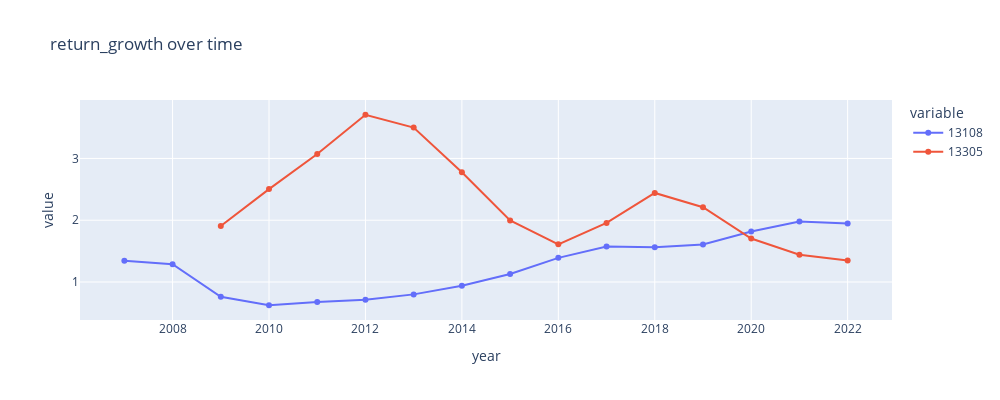
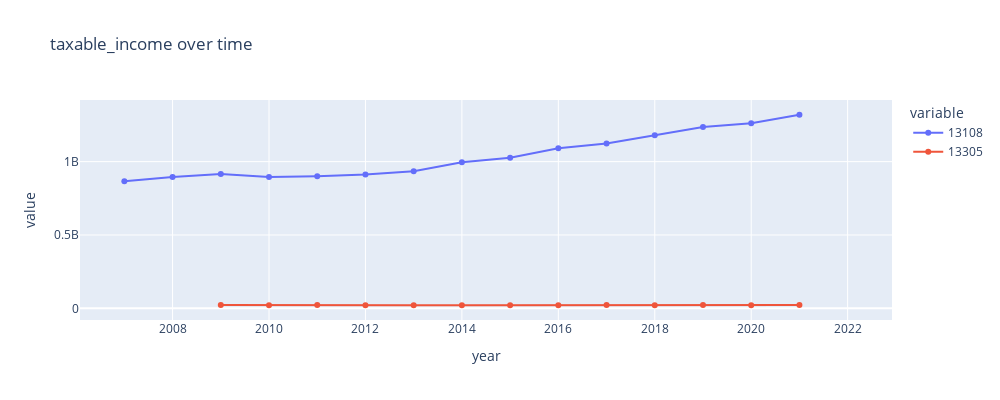
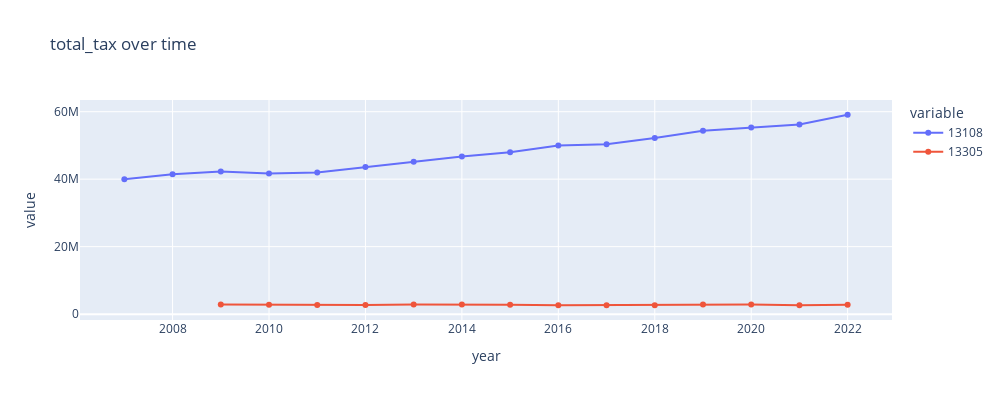
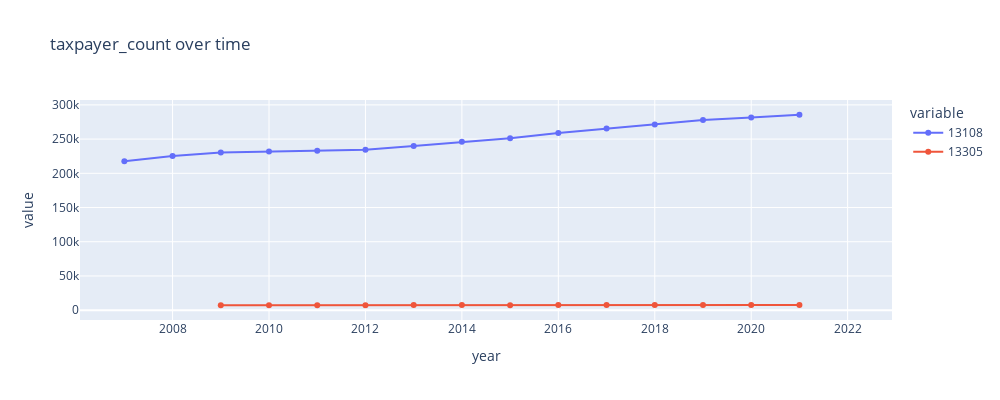

Write notebook code for charts like these, in order.
### Code cell
area_codes = [13108, 13305]
area_df = df[df["area_code"].isin(area_codes)].sort_values(by="year", ascending=True)
area_df["return_growth"] = get_cumulative_growth(
    area_df.copy(), metric_pct_chg
)

for factor in factors:
    plot_time_series(
        area_df.replace(0, np.nan),
        factor,
        ["area_code", "year"],
        ["area"],
        f"{factor} over time",
        # visible="legendonly",
        width=1000,
        height=400,
    )

### Figure 1 — Plotly figure (JSON) as saved in the notebook; plotly's stock layout.template omitted (floating-point values rounded to 4 significant figures)
{"data": [{"hovertemplate": "variable=13108<br>year=%{x}<br>value=%{y}<extra></extra>", "legendgroup": "13108", "line": {"color": "#636efa", "dash": "solid"}, "marker": {"symbol": "circle"}, "mode": "lines+markers", "name": "13108", "orientation": "v", "showlegend": true, "type": "scatter", "x": [2007, 2008, 2009, 2010, 2011, 2012, 2013, 2014, 2015, 2016, 2017, 2018, 2019, 2020, 2021, 2022], "xaxis": "x", "y": [1.345, 1.287, 0.7608, 0.623, 0.676, 0.7103, 0.7989, 0.9388, 1.13, 1.39, 1.575, 1.56, 1.605, 1.817, 1.981, 1.946], "yaxis": "y"}, {"hovertemplate": "variable=13305<br>year=%{x}<br>value=%{y}<extra></extra>", "legendgroup": "13305", "line": {"color": "#EF553B", "dash": "solid"}, "marker": {"symbol": "circle"}, "mode": "lines+markers", "name": "13305", "orientation": "v", "showlegend": true, "type": "scatter", "x": [2007, 2008, 2009, 2010, 2011, 2012, 2013, 2014, 2015, 2016, 2017, 2018, 2019, 2020, 2021, 2022], "xaxis": "x", "y": [null, null, 1.905, 2.503, 3.071, 3.708, 3.499, 2.775, 1.996, 1.61, 1.956, 2.441, 2.209, 1.704, 1.441, 1.349], "yaxis": "y"}], "layout": {"autosize": false, "height": 400, "hovermode": "closest", "legend": {"title": {"text": "variable"}, "tracegroupgap": 0}, "showlegend": true, "title": {"text": "return_growth over time"}, "width": 1000, "xaxis": {"anchor": "y", "domain": [0, 1], "title": {"text": "year"}}, "yaxis": {"anchor": "x", "domain": [0, 1], "title": {"text": "value"}}}}

### Figure 2 — Plotly figure (JSON) as saved in the notebook; plotly's stock layout.template omitted (floating-point values rounded to 4 significant figures)
{"data": [{"hovertemplate": "variable=13108<br>year=%{x}<br>value=%{y}<extra></extra>", "legendgroup": "13108", "line": {"color": "#636efa", "dash": "solid"}, "marker": {"symbol": "circle"}, "mode": "lines+markers", "name": "13108", "orientation": "v", "showlegend": true, "type": "scatter", "x": [2007, 2008, 2009, 2010, 2011, 2012, 2013, 2014, 2015, 2016, 2017, 2018, 2019, 2020, 2021, 2022], "xaxis": "x", "y": [866490425, 895179071, 915192231, 894821830, 900305312, 912734442, 934253220, 995424306, 1025948466, 1090826516, 1123594742, 1180594120, 1236401045, 1261281380, 1319513475, null], "yaxis": "y"}, {"hovertemplate": "variable=13305<br>year=%{x}<br>value=%{y}<extra></extra>", "legendgroup": "13305", "line": {"color": "#EF553B", "dash": "solid"}, "marker": {"symbol": "circle"}, "mode": "lines+markers", "name": "13305", "orientation": "v", "showlegend": true, "type": "scatter", "x": [2007, 2008, 2009, 2010, 2011, 2012, 2013, 2014, 2015, 2016, 2017, 2018, 2019, 2020, 2021, 2022], "xaxis": "x", "y": [null, null, 23388205, 21914229, 22155320, 21969423, 21614837, 21462826, 21167038, 21535120, 22323735, 21900550, 22076587, 21872782, 22299472, null], "yaxis": "y"}], "layout": {"autosize": false, "height": 400, "hovermode": "closest", "legend": {"title": {"text": "variable"}, "tracegroupgap": 0}, "showlegend": true, "title": {"text": "taxable_income over time"}, "width": 1000, "xaxis": {"anchor": "y", "domain": [0, 1], "title": {"text": "year"}}, "yaxis": {"anchor": "x", "domain": [0, 1], "title": {"text": "value"}}}}

### Figure 3 — Plotly figure (JSON) as saved in the notebook; plotly's stock layout.template omitted (floating-point values rounded to 4 significant figures)
{"data": [{"hovertemplate": "variable=13108<br>year=%{x}<br>value=%{y}<extra></extra>", "legendgroup": "13108", "line": {"color": "#636efa", "dash": "solid"}, "marker": {"symbol": "circle"}, "mode": "lines+markers", "name": "13108", "orientation": "v", "showlegend": true, "type": "scatter", "x": [2007, 2008, 2009, 2010, 2011, 2012, 2013, 2014, 2015, 2016, 2017, 2018, 2019, 2020, 2021, 2022], "xaxis": "x", "y": [39999110, 41444625, 42288672, 41646334, 41944764, 43576887, 45145203, 46718097, 47978336, 49986372, 50376892, 52174058, 54350099, 55350524, 56216979, 59092445], "yaxis": "y"}, {"hovertemplate": "variable=13305<br>year=%{x}<br>value=%{y}<extra></extra>", "legendgroup": "13305", "line": {"color": "#EF553B", "dash": "solid"}, "marker": {"symbol": "circle"}, "mode": "lines+markers", "name": "13305", "orientation": "v", "showlegend": true, "type": "scatter", "x": [2007, 2008, 2009, 2010, 2011, 2012, 2013, 2014, 2015, 2016, 2017, 2018, 2019, 2020, 2021, 2022], "xaxis": "x", "y": [null, null, 2838035, 2745855, 2738416, 2687980, 2822449, 2852542, 2816315, 2633007, 2644980, 2652611, 2877938, 2841383, 2649786, 2772162], "yaxis": "y"}], "layout": {"autosize": false, "height": 400, "hovermode": "closest", "legend": {"title": {"text": "variable"}, "tracegroupgap": 0}, "showlegend": true, "title": {"text": "total_tax over time"}, "width": 1000, "xaxis": {"anchor": "y", "domain": [0, 1], "title": {"text": "year"}}, "yaxis": {"anchor": "x", "domain": [0, 1], "title": {"text": "value"}}}}

### Figure 4 — Plotly figure (JSON) as saved in the notebook; plotly's stock layout.template omitted (floating-point values rounded to 4 significant figures)
{"data": [{"hovertemplate": "variable=13108<br>year=%{x}<br>value=%{y}<extra></extra>", "legendgroup": "13108", "line": {"color": "#636efa", "dash": "solid"}, "marker": {"symbol": "circle"}, "mode": "lines+markers", "name": "13108", "orientation": "v", "showlegend": true, "type": "scatter", "x": [2007, 2008, 2009, 2010, 2011, 2012, 2013, 2014, 2015, 2016, 2017, 2018, 2019, 2020, 2021, 2022], "xaxis": "x", "y": [217768, 225265, 230313, 231824, 232979, 234516, 240064, 246077, 251395, 259063, 265318, 271463, 277767, 281551, 285584, null], "yaxis": "y"}, {"hovertemplate": "variable=13305<br>year=%{x}<br>value=%{y}<extra></extra>", "legendgroup": "13305", "line": {"color": "#EF553B", "dash": "solid"}, "marker": {"symbol": "circle"}, "mode": "lines+markers", "name": "13305", "orientation": "v", "showlegend": true, "type": "scatter", "x": [2007, 2008, 2009, 2010, 2011, 2012, 2013, 2014, 2015, 2016, 2017, 2018, 2019, 2020, 2021, 2022], "xaxis": "x", "y": [null, null, 7177, 7161, 7222, 7336, 7363, 7359, 7302, 7375, 7412, 7462, 7426, 7457, 7370, null], "yaxis": "y"}], "layout": {"autosize": false, "height": 400, "hovermode": "closest", "legend": {"title": {"text": "variable"}, "tracegroupgap": 0}, "showlegend": true, "title": {"text": "taxpayer_count over time"}, "width": 1000, "xaxis": {"anchor": "y", "domain": [0, 1], "title": {"text": "year"}}, "yaxis": {"anchor": "x", "domain": [0, 1], "title": {"text": "value"}}}}
